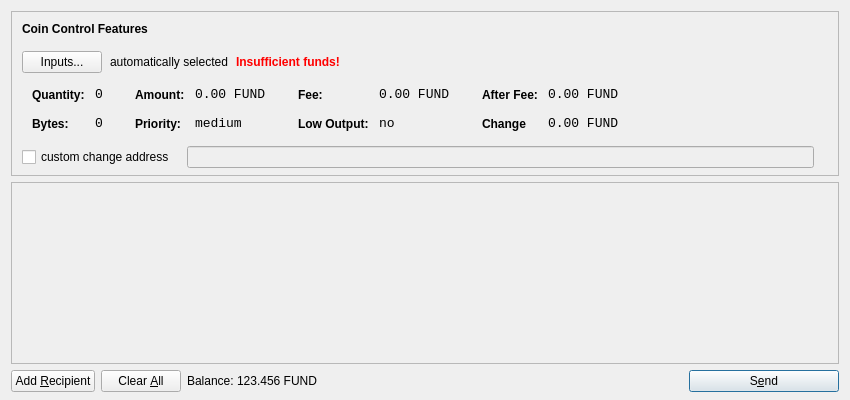
<?xml version="1.0" encoding="UTF-8"?>
<ui version="4.0">
 <class>SendCoinsDialog</class>
 <widget class="QDialog" name="SendCoinsDialog">
  <property name="geometry">
   <rect>
    <x>0</x>
    <y>0</y>
    <width>850</width>
    <height>400</height>
   </rect>
  </property>
  <property name="windowTitle">
   <string>Send Coins</string>
  </property>
  <layout class="QVBoxLayout" name="verticalLayout" stretch="0,1,0">
   <property name="bottomMargin">
    <number>8</number>
   </property>
   <item>
    <widget class="QFrame" name="frameCoinControl">
     <property name="sizePolicy">
      <sizepolicy hsizetype="Expanding" vsizetype="Expanding">
       <horstretch>0</horstretch>
       <verstretch>0</verstretch>
      </sizepolicy>
     </property>
     <property name="maximumSize">
      <size>
       <width>16777215</width>
       <height>16777215</height>
      </size>
     </property>
     <property name="frameShape">
      <enum>QFrame::StyledPanel</enum>
     </property>
     <property name="frameShadow">
      <enum>QFrame::Sunken</enum>
     </property>
     <layout class="QVBoxLayout" name="verticalLayoutCoinControl2">
      <property name="spacing">
       <number>-1</number>
      </property>
      <property name="leftMargin">
       <number>0</number>
      </property>
      <property name="topMargin">
       <number>0</number>
      </property>
      <property name="rightMargin">
       <number>0</number>
      </property>
      <property name="bottomMargin">
       <number>6</number>
      </property>
      <item>
       <layout class="QVBoxLayout" name="verticalLayoutCoinControl" stretch="0,0,0,0,1">
        <property name="spacing">
         <number>0</number>
        </property>
        <property name="leftMargin">
         <number>10</number>
        </property>
        <property name="topMargin">
         <number>10</number>
        </property>
        <item>
         <layout class="QHBoxLayout" name="horizontalLayoutCoinControl1">
          <property name="bottomMargin">
           <number>15</number>
          </property>
          <item>
           <widget class="QLabel" name="labelCoinControlFeatures">
            <property name="sizePolicy">
             <sizepolicy hsizetype="Preferred" vsizetype="Maximum">
              <horstretch>0</horstretch>
              <verstretch>0</verstretch>
             </sizepolicy>
            </property>
            <property name="font">
             <font>
              <weight>75</weight>
              <bold>true</bold>
             </font>
            </property>
            <property name="styleSheet">
             <string notr="true">font-weight:bold;</string>
            </property>
            <property name="text">
             <string>Coin Control Features</string>
            </property>
           </widget>
          </item>
         </layout>
        </item>
        <item>
         <layout class="QHBoxLayout" name="horizontalLayoutCoinControl2" stretch="0,0,0,0">
          <property name="spacing">
           <number>8</number>
          </property>
          <property name="bottomMargin">
           <number>10</number>
          </property>
          <item>
           <widget class="QPushButton" name="pushButtonCoinControl">
            <property name="styleSheet">
             <string notr="true"/>
            </property>
            <property name="text">
             <string>Inputs...</string>
            </property>
           </widget>
          </item>
          <item>
           <widget class="QLabel" name="labelCoinControlAutomaticallySelected">
            <property name="text">
             <string>automatically selected</string>
            </property>
            <property name="margin">
             <number>5</number>
            </property>
           </widget>
          </item>
          <item>
           <widget class="QLabel" name="labelCoinControlInsuffFunds">
            <property name="font">
             <font>
              <weight>75</weight>
              <bold>true</bold>
             </font>
            </property>
            <property name="styleSheet">
             <string notr="true">color:red;font-weight:bold;</string>
            </property>
            <property name="text">
             <string>Insufficient funds!</string>
            </property>
            <property name="margin">
             <number>5</number>
            </property>
           </widget>
          </item>
          <item>
           <spacer name="horizontalSpacerCoinControl">
            <property name="orientation">
             <enum>Qt::Horizontal</enum>
            </property>
            <property name="sizeHint" stdset="0">
             <size>
              <width>40</width>
              <height>1</height>
             </size>
            </property>
           </spacer>
          </item>
         </layout>
        </item>
        <item>
         <widget class="QWidget" name="widgetCoinControl" native="true">
          <property name="sizePolicy">
           <sizepolicy hsizetype="Preferred" vsizetype="Preferred">
            <horstretch>0</horstretch>
            <verstretch>0</verstretch>
           </sizepolicy>
          </property>
          <property name="minimumSize">
           <size>
            <width>0</width>
            <height>0</height>
           </size>
          </property>
          <property name="styleSheet">
           <string notr="true"/>
          </property>
          <layout class="QHBoxLayout" name="horizontalLayoutCoinControl5">
           <property name="margin">
            <number>0</number>
           </property>
           <item>
            <layout class="QHBoxLayout" name="horizontalLayoutCoinControl3" stretch="0,0,0,1">
             <property name="spacing">
              <number>20</number>
             </property>
             <property name="topMargin">
              <number>0</number>
             </property>
             <property name="bottomMargin">
              <number>10</number>
             </property>
             <item>
              <layout class="QFormLayout" name="formLayoutCoinControl1">
               <property name="horizontalSpacing">
                <number>10</number>
               </property>
               <property name="verticalSpacing">
                <number>14</number>
               </property>
               <property name="leftMargin">
                <number>10</number>
               </property>
               <property name="topMargin">
                <number>4</number>
               </property>
               <property name="rightMargin">
                <number>6</number>
               </property>
               <item row="0" column="0">
                <widget class="QLabel" name="labelCoinControlQuantityText">
                 <property name="styleSheet">
                  <string notr="true">font-weight:bold;</string>
                 </property>
                 <property name="text">
                  <string>Quantity:</string>
                 </property>
                 <property name="margin">
                  <number>0</number>
                 </property>
                </widget>
               </item>
               <item row="0" column="1">
                <widget class="QLabel" name="labelCoinControlQuantity">
                 <property name="font">
                  <font>
                   <family>Monospace</family>
                   <pointsize>10</pointsize>
                  </font>
                 </property>
                 <property name="cursor">
                  <cursorShape>IBeamCursor</cursorShape>
                 </property>
                 <property name="contextMenuPolicy">
                  <enum>Qt::ActionsContextMenu</enum>
                 </property>
                 <property name="text">
                  <string>0</string>
                 </property>
                 <property name="margin">
                  <number>0</number>
                 </property>
                 <property name="textInteractionFlags">
                  <set>Qt::LinksAccessibleByMouse|Qt::TextSelectableByKeyboard|Qt::TextSelectableByMouse</set>
                 </property>
                </widget>
               </item>
               <item row="1" column="0">
                <widget class="QLabel" name="labelCoinControlBytesText">
                 <property name="styleSheet">
                  <string notr="true">font-weight:bold;</string>
                 </property>
                 <property name="text">
                  <string>Bytes:</string>
                 </property>
                </widget>
               </item>
               <item row="1" column="1">
                <widget class="QLabel" name="labelCoinControlBytes">
                 <property name="font">
                  <font>
                   <family>Monospace</family>
                   <pointsize>10</pointsize>
                  </font>
                 </property>
                 <property name="cursor">
                  <cursorShape>IBeamCursor</cursorShape>
                 </property>
                 <property name="contextMenuPolicy">
                  <enum>Qt::ActionsContextMenu</enum>
                 </property>
                 <property name="text">
                  <string>0</string>
                 </property>
                 <property name="textInteractionFlags">
                  <set>Qt::LinksAccessibleByMouse|Qt::TextSelectableByKeyboard|Qt::TextSelectableByMouse</set>
                 </property>
                </widget>
               </item>
              </layout>
             </item>
             <item>
              <layout class="QFormLayout" name="formLayoutCoinControl2">
               <property name="horizontalSpacing">
                <number>10</number>
               </property>
               <property name="verticalSpacing">
                <number>14</number>
               </property>
               <property name="leftMargin">
                <number>6</number>
               </property>
               <property name="topMargin">
                <number>4</number>
               </property>
               <property name="rightMargin">
                <number>6</number>
               </property>
               <item row="0" column="0">
                <widget class="QLabel" name="labelCoinControlAmountText">
                 <property name="styleSheet">
                  <string notr="true">font-weight:bold;</string>
                 </property>
                 <property name="text">
                  <string>Amount:</string>
                 </property>
                 <property name="margin">
                  <number>0</number>
                 </property>
                </widget>
               </item>
               <item row="0" column="1">
                <widget class="QLabel" name="labelCoinControlAmount">
                 <property name="font">
                  <font>
                   <family>Monospace</family>
                   <pointsize>10</pointsize>
                  </font>
                 </property>
                 <property name="cursor">
                  <cursorShape>IBeamCursor</cursorShape>
                 </property>
                 <property name="contextMenuPolicy">
                  <enum>Qt::ActionsContextMenu</enum>
                 </property>
                 <property name="text">
                  <string>0.00 FUND</string>
                 </property>
                 <property name="textInteractionFlags">
                  <set>Qt::LinksAccessibleByMouse|Qt::TextSelectableByKeyboard|Qt::TextSelectableByMouse</set>
                 </property>
                </widget>
               </item>
               <item row="1" column="0">
                <widget class="QLabel" name="labelCoinControlPriorityText">
                 <property name="styleSheet">
                  <string notr="true">font-weight:bold;</string>
                 </property>
                 <property name="text">
                  <string>Priority:</string>
                 </property>
                </widget>
               </item>
               <item row="1" column="1">
                <widget class="QLabel" name="labelCoinControlPriority">
                 <property name="font">
                  <font>
                   <family>Monospace</family>
                   <pointsize>10</pointsize>
                  </font>
                 </property>
                 <property name="cursor">
                  <cursorShape>IBeamCursor</cursorShape>
                 </property>
                 <property name="contextMenuPolicy">
                  <enum>Qt::ActionsContextMenu</enum>
                 </property>
                 <property name="text">
                  <string>medium</string>
                 </property>
                 <property name="textInteractionFlags">
                  <set>Qt::LinksAccessibleByMouse|Qt::TextSelectableByKeyboard|Qt::TextSelectableByMouse</set>
                 </property>
                </widget>
               </item>
              </layout>
             </item>
             <item>
              <layout class="QFormLayout" name="formLayoutCoinControl3">
               <property name="horizontalSpacing">
                <number>10</number>
               </property>
               <property name="verticalSpacing">
                <number>14</number>
               </property>
               <property name="leftMargin">
                <number>6</number>
               </property>
               <property name="topMargin">
                <number>4</number>
               </property>
               <property name="rightMargin">
                <number>6</number>
               </property>
               <item row="0" column="0">
                <widget class="QLabel" name="labelCoinControlFeeText">
                 <property name="styleSheet">
                  <string notr="true">font-weight:bold;</string>
                 </property>
                 <property name="text">
                  <string>Fee:</string>
                 </property>
                 <property name="margin">
                  <number>0</number>
                 </property>
                </widget>
               </item>
               <item row="0" column="1">
                <widget class="QLabel" name="labelCoinControlFee">
                 <property name="font">
                  <font>
                   <family>Monospace</family>
                   <pointsize>10</pointsize>
                  </font>
                 </property>
                 <property name="cursor">
                  <cursorShape>IBeamCursor</cursorShape>
                 </property>
                 <property name="contextMenuPolicy">
                  <enum>Qt::ActionsContextMenu</enum>
                 </property>
                 <property name="text">
                  <string>0.00 FUND</string>
                 </property>
                 <property name="textInteractionFlags">
                  <set>Qt::LinksAccessibleByMouse|Qt::TextSelectableByKeyboard|Qt::TextSelectableByMouse</set>
                 </property>
                </widget>
               </item>
               <item row="1" column="0">
                <widget class="QLabel" name="labelCoinControlLowOutputText">
                 <property name="styleSheet">
                  <string notr="true">font-weight:bold;</string>
                 </property>
                 <property name="text">
                  <string>Low Output:</string>
                 </property>
                </widget>
               </item>
               <item row="1" column="1">
                <widget class="QLabel" name="labelCoinControlLowOutput">
                 <property name="font">
                  <font>
                   <family>Monospace</family>
                   <pointsize>10</pointsize>
                  </font>
                 </property>
                 <property name="cursor">
                  <cursorShape>IBeamCursor</cursorShape>
                 </property>
                 <property name="contextMenuPolicy">
                  <enum>Qt::ActionsContextMenu</enum>
                 </property>
                 <property name="text">
                  <string>no</string>
                 </property>
                 <property name="textInteractionFlags">
                  <set>Qt::LinksAccessibleByMouse|Qt::TextSelectableByKeyboard|Qt::TextSelectableByMouse</set>
                 </property>
                </widget>
               </item>
              </layout>
             </item>
             <item>
              <layout class="QFormLayout" name="formLayoutCoinControl4">
               <property name="horizontalSpacing">
                <number>10</number>
               </property>
               <property name="verticalSpacing">
                <number>14</number>
               </property>
               <property name="leftMargin">
                <number>6</number>
               </property>
               <property name="topMargin">
                <number>4</number>
               </property>
               <property name="rightMargin">
                <number>6</number>
               </property>
               <item row="0" column="0">
                <widget class="QLabel" name="labelCoinControlAfterFeeText">
                 <property name="styleSheet">
                  <string notr="true">font-weight:bold;</string>
                 </property>
                 <property name="text">
                  <string>After Fee:</string>
                 </property>
                 <property name="margin">
                  <number>0</number>
                 </property>
                </widget>
               </item>
               <item row="0" column="1">
                <widget class="QLabel" name="labelCoinControlAfterFee">
                 <property name="font">
                  <font>
                   <family>Monospace</family>
                   <pointsize>10</pointsize>
                  </font>
                 </property>
                 <property name="cursor">
                  <cursorShape>IBeamCursor</cursorShape>
                 </property>
                 <property name="contextMenuPolicy">
                  <enum>Qt::ActionsContextMenu</enum>
                 </property>
                 <property name="text">
                  <string>0.00 FUND</string>
                 </property>
                 <property name="textInteractionFlags">
                  <set>Qt::LinksAccessibleByMouse|Qt::TextSelectableByKeyboard|Qt::TextSelectableByMouse</set>
                 </property>
                </widget>
               </item>
               <item row="1" column="0">
                <widget class="QLabel" name="labelCoinControlChangeText">
                 <property name="styleSheet">
                  <string notr="true">font-weight:bold;</string>
                 </property>
                 <property name="text">
                  <string>Change</string>
                 </property>
                </widget>
               </item>
               <item row="1" column="1">
                <widget class="QLabel" name="labelCoinControlChange">
                 <property name="font">
                  <font>
                   <family>Monospace</family>
                   <pointsize>10</pointsize>
                  </font>
                 </property>
                 <property name="cursor">
                  <cursorShape>IBeamCursor</cursorShape>
                 </property>
                 <property name="contextMenuPolicy">
                  <enum>Qt::ActionsContextMenu</enum>
                 </property>
                 <property name="text">
                  <string>0.00 FUND</string>
                 </property>
                 <property name="textInteractionFlags">
                  <set>Qt::LinksAccessibleByMouse|Qt::TextSelectableByKeyboard|Qt::TextSelectableByMouse</set>
                 </property>
                </widget>
               </item>
              </layout>
             </item>
            </layout>
           </item>
          </layout>
         </widget>
        </item>
        <item>
         <layout class="QHBoxLayout" name="horizontalLayoutCoinControl4" stretch="0,0,0">
          <property name="spacing">
           <number>12</number>
          </property>
          <property name="sizeConstraint">
           <enum>QLayout::SetDefaultConstraint</enum>
          </property>
          <property name="topMargin">
           <number>5</number>
          </property>
          <property name="rightMargin">
           <number>5</number>
          </property>
          <item>
           <widget class="QCheckBox" name="checkBoxCoinControlChange">
            <property name="text">
             <string>custom change address</string>
            </property>
           </widget>
          </item>
          <item>
           <widget class="QLineEdit" name="lineEditCoinControlChange">
            <property name="enabled">
             <bool>false</bool>
            </property>
            <property name="sizePolicy">
             <sizepolicy hsizetype="Expanding" vsizetype="Fixed">
              <horstretch>0</horstretch>
              <verstretch>0</verstretch>
             </sizepolicy>
            </property>
           </widget>
          </item>
          <item>
           <widget class="QLabel" name="labelCoinControlChangeLabel">
            <property name="sizePolicy">
             <sizepolicy hsizetype="Preferred" vsizetype="Expanding">
              <horstretch>0</horstretch>
              <verstretch>0</verstretch>
             </sizepolicy>
            </property>
            <property name="minimumSize">
             <size>
              <width>0</width>
              <height>0</height>
             </size>
            </property>
            <property name="text">
             <string/>
            </property>
            <property name="margin">
             <number>3</number>
            </property>
           </widget>
          </item>
         </layout>
        </item>
        <item>
         <spacer name="verticalSpacerCoinControl">
          <property name="orientation">
           <enum>Qt::Vertical</enum>
          </property>
          <property name="sizeHint" stdset="0">
           <size>
            <width>800</width>
            <height>1</height>
           </size>
          </property>
         </spacer>
        </item>
       </layout>
      </item>
     </layout>
    </widget>
   </item>
   <item>
    <widget class="QScrollArea" name="scrollArea">
     <property name="widgetResizable">
      <bool>true</bool>
     </property>
     <widget class="QWidget" name="scrollAreaWidgetContents">
      <property name="geometry">
       <rect>
        <x>0</x>
        <y>0</y>
        <width>830</width>
        <height>165</height>
       </rect>
      </property>
      <layout class="QVBoxLayout" name="verticalLayout_2">
       <property name="margin">
        <number>0</number>
       </property>
       <item>
        <layout class="QVBoxLayout" name="entries">
         <property name="spacing">
          <number>6</number>
         </property>
        </layout>
       </item>
       <item>
        <spacer name="verticalSpacer">
         <property name="orientation">
          <enum>Qt::Vertical</enum>
         </property>
         <property name="sizeHint" stdset="0">
          <size>
           <width>20</width>
           <height>40</height>
          </size>
         </property>
        </spacer>
       </item>
      </layout>
     </widget>
    </widget>
   </item>
   <item>
    <layout class="QHBoxLayout" name="horizontalLayout">
     <item>
      <widget class="QPushButton" name="addButton">
       <property name="toolTip">
        <string>Send to multiple recipients at once</string>
       </property>
       <property name="text">
        <string>Add &amp;Recipient</string>
       </property>
       <property name="icon">
        <iconset resource="../bitcoin.qrc">
         <normaloff>:/icons/add</normaloff>:/icons/add</iconset>
       </property>
       <property name="autoDefault">
        <bool>false</bool>
       </property>
      </widget>
     </item>
     <item>
      <widget class="QPushButton" name="clearButton">
       <property name="sizePolicy">
        <sizepolicy hsizetype="Minimum" vsizetype="Fixed">
         <horstretch>0</horstretch>
         <verstretch>0</verstretch>
        </sizepolicy>
       </property>
       <property name="toolTip">
        <string>Remove all transaction fields</string>
       </property>
       <property name="text">
        <string>Clear &amp;All</string>
       </property>
       <property name="icon">
        <iconset resource="../bitcoin.qrc">
         <normaloff>:/icons/remove</normaloff>:/icons/remove</iconset>
       </property>
       <property name="autoRepeatDelay">
        <number>300</number>
       </property>
       <property name="autoDefault">
        <bool>false</bool>
       </property>
      </widget>
     </item>
     <item>
      <layout class="QHBoxLayout" name="horizontalLayout_2">
       <property name="spacing">
        <number>3</number>
       </property>
       <item>
        <widget class="QLabel" name="label">
         <property name="sizePolicy">
          <sizepolicy hsizetype="Preferred" vsizetype="Fixed">
           <horstretch>0</horstretch>
           <verstretch>0</verstretch>
          </sizepolicy>
         </property>
         <property name="text">
          <string>Balance:</string>
         </property>
        </widget>
       </item>
       <item>
        <widget class="QLabel" name="labelBalance">
         <property name="sizePolicy">
          <sizepolicy hsizetype="Preferred" vsizetype="Fixed">
           <horstretch>0</horstretch>
           <verstretch>0</verstretch>
          </sizepolicy>
         </property>
         <property name="cursor">
          <cursorShape>IBeamCursor</cursorShape>
         </property>
         <property name="text">
          <string>123.456 FUND</string>
         </property>
         <property name="textInteractionFlags">
          <set>Qt::LinksAccessibleByMouse|Qt::TextSelectableByKeyboard|Qt::TextSelectableByMouse</set>
         </property>
        </widget>
       </item>
      </layout>
     </item>
     <item>
      <spacer name="horizontalSpacer">
       <property name="orientation">
        <enum>Qt::Horizontal</enum>
       </property>
       <property name="sizeHint" stdset="0">
        <size>
         <width>40</width>
         <height>20</height>
        </size>
       </property>
      </spacer>
     </item>
     <item>
      <widget class="QPushButton" name="sendButton">
       <property name="minimumSize">
        <size>
         <width>150</width>
         <height>0</height>
        </size>
       </property>
       <property name="toolTip">
        <string>Confirm the send action</string>
       </property>
       <property name="text">
        <string>S&amp;end</string>
       </property>
       <property name="icon">
        <iconset resource="../bitcoin.qrc">
         <normaloff>:/icons/send</normaloff>:/icons/send</iconset>
       </property>
       <property name="default">
        <bool>true</bool>
       </property>
      </widget>
     </item>
    </layout>
   </item>
  </layout>
 </widget>
 <resources>
  <include location="../bitcoin.qrc"/>
 </resources>
 <connections/>
</ui>
